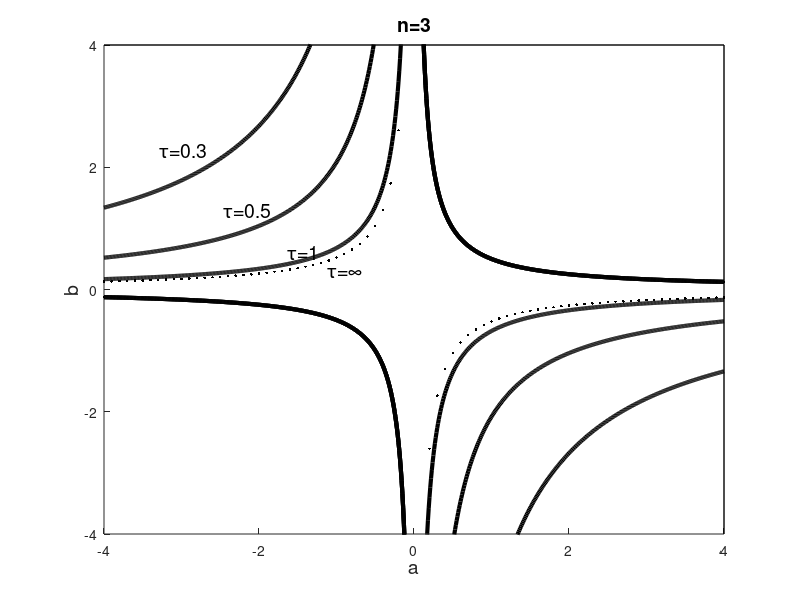

Source code (MATLAB):
function finite_line_fix_n

%   ()
% Create figure
    figure1 = figure('InvertHardcopy','off','Color',[1 1 1], ...
        'position', [0 0 600 570]);
    set(figure1,'PaperUnits','centimeters');
    
    function minW = minW(tau)
        w = 0: 0.01: pi/2;
        func = w.*tan(w);
        
        ind = 1;
        while func(ind) < tau
            ind = ind + 1;
        end
        minW = func(ind);
    end

    function FF = Fodd(n)
        FF = 1/(4* cos(pi/(n+1)).^2); 
    end

    function FF = Feven(tau, n)
        w = minW(tau);
        FF = 1/(4*sin(w).^2 * cos(pi/(n+1)).^2); 
    end

 function plot_gip(tau, n)
        x = -bound:.01:bound;
        plot(x, Fodd(n)./x, 'color', 'k', 'LineWidth', 3);
        plot(x, -Feven(tau, n)./x, 'color', 'k', 'LineWidth', 3);
 end

function plot_gip_inf(tau, n)
    x = -bound:.1:bound;
    plot(x, Fodd(n)./x, '.', 'color', 'k', 'LineWidth', 1);
    plot(x, -Feven(tau, n)./x, '.', 'color', 'k', 'LineWidth', 1);
end

hold on
bound = 4;
n = 3;
axis([-bound bound -bound bound]);

plot_gip(.3, n); 
plot_gip(.5, n);
plot_gip(1, n); 
% infinity N
plot_gip_inf(666, n);


% Create xlabel
xlabel({'a'}, 'FontSize',14);

% Create ylabel
ylabel({'b'}, 'FontSize',14);

title({['n=' num2str(n)]}, 'FontSize',14);

% Create textbox
% Create textbox
annotation(figure1,'textbox',...
    [0.2 0.7 0.1 0.1],...
    'String',{'\tau=0.3'},...
    'FontSize',14,...
    'FitBoxToText','off',...
    'LineStyle','none',...
    'EdgeColor',[1 1 1]);
annotation(figure1,'textbox',...
    [0.28 0.6 0.1 0.1],...
    'String',{'\tau=0.5'},...
    'FontSize',14,...
    'FitBoxToText','off',...
    'LineStyle','none',...
    'EdgeColor',[1 1 1]);
annotation(figure1,'textbox',...
    [0.36 0.53 0.1 0.1],...
    'String',{'\tau=1'},...
    'FontSize',14,...
    'FitBoxToText','off',...
    'LineStyle','none',...
    'EdgeColor',[1 1 1]);
annotation(figure1,'textbox',...
    [0.41 0.516 0.06 0.06],...
    'String',{'\tau=\infty'},...
    'FontSize',14,...
    'FitBoxToText','off',...
    'LineStyle','none',...
    'EdgeColor',[1 1 1]);


  % Дополнительные границы
    plot([-bound  bound], [ bound  bound], 'k', 'LineWidth', 1);
    plot([ bound  bound], [-bound  bound], 'k', 'LineWidth', 1);
    
% axes
set(gca, 'XTick',[ -4 -2 0 2 4], 'YTick',[ -4 -2 0 2 4]);


end



   